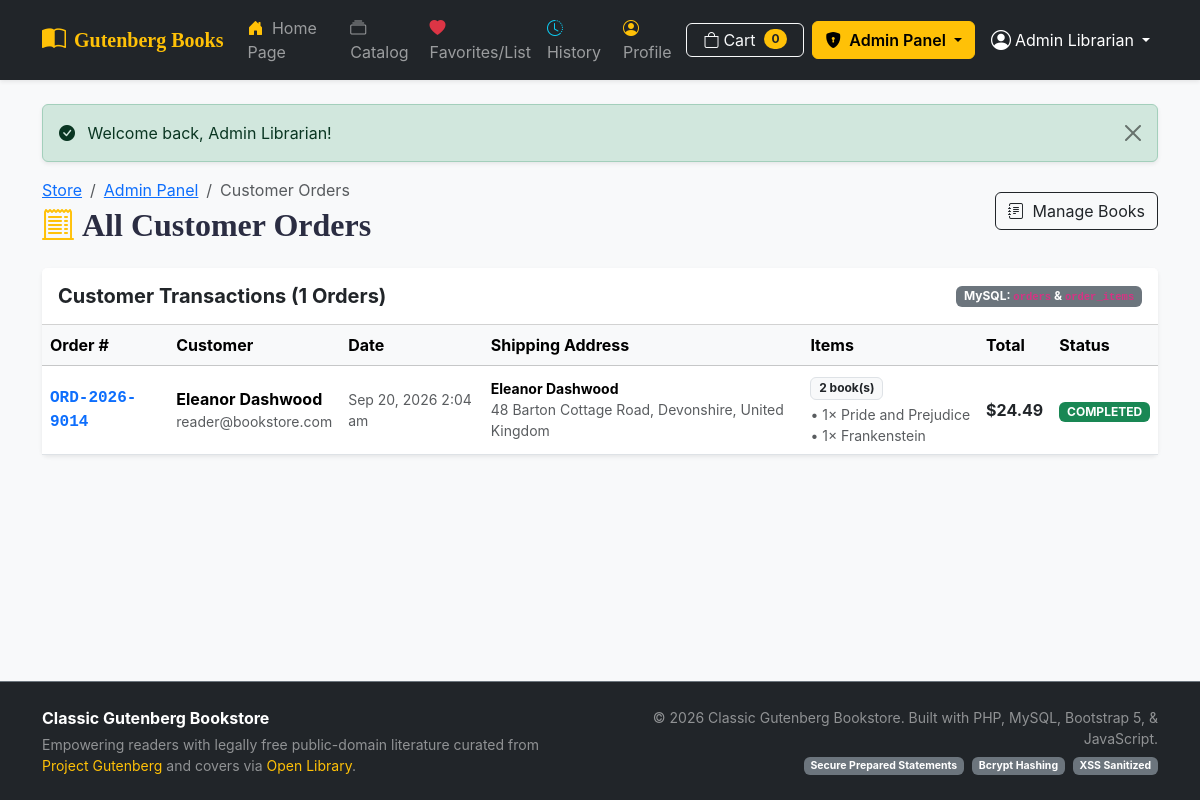
The app's page /admin/orders.php (signed in) with its own data.
### tables this page shows
CREATE TABLE `orders` (
  `id` INT UNSIGNED AUTO_INCREMENT PRIMARY KEY,
  `user_id` INT UNSIGNED NOT NULL,
  `order_number` VARCHAR(32) NOT NULL UNIQUE,
  `total_amount` DECIMAL(10, 2) NOT NULL,
  `shipping_name` VARCHAR(100) NOT NULL,
  `shipping_address` VARCHAR(255) NOT NULL,
  `shipping_city` VARCHAR(100) NOT NULL,
  `shipping_country` VARCHAR(100) NOT NULL,
  `payment_method` VARCHAR(50) NOT NULL DEFAULT 'Credit Card / Digital Payment',
  `status` ENUM('pending', 'processing', 'completed', 'cancelled') NOT NULL DEFAULT 'completed',
  `created_at` TIMESTAMP DEFAULT CURRENT_TIMESTAMP,
  `updated_at` TIMESTAMP DEFAULT CURRENT_TIMESTAMP ON UPDATE CURRENT_TIMESTAMP,
  FOREIGN KEY (`user_id`) REFERENCES `users` (`id`) ON DELETE CASCADE,
  INDEX `idx_orders_user` (`user_id`),
  INDEX `idx_orders_created` (`created_at`)
);

CREATE TABLE `users` (
  `id` INT UNSIGNED AUTO_INCREMENT PRIMARY KEY,
  `name` VARCHAR(100) NOT NULL,
  `email` VARCHAR(191) NOT NULL UNIQUE,
  `password` VARCHAR(255) NOT NULL,
  `role` ENUM('user', 'admin') NOT NULL DEFAULT 'user',
  `created_at` TIMESTAMP DEFAULT CURRENT_TIMESTAMP,
  `updated_at` TIMESTAMP DEFAULT CURRENT_TIMESTAMP ON UPDATE CURRENT_TIMESTAMP,
  INDEX `idx_users_email` (`email`)
);

CREATE TABLE `order_items` (
  `id` INT UNSIGNED AUTO_INCREMENT PRIMARY KEY,
  `order_id` INT UNSIGNED NOT NULL,
  `book_id` INT UNSIGNED NOT NULL,
  `title` VARCHAR(255) NOT NULL,
  `author` VARCHAR(150) NOT NULL,
  `price` DECIMAL(10, 2) NOT NULL,
  `quantity` INT UNSIGNED NOT NULL DEFAULT 1,
  `subtotal` DECIMAL(10, 2) NOT NULL,
  FOREIGN KEY (`order_id`) REFERENCES `orders` (`id`) ON DELETE CASCADE,
  FOREIGN KEY (`book_id`) REFERENCES `books` (`id`) ON DELETE RESTRICT,
  INDEX `idx_order_items_order` (`order_id`),
  INDEX `idx_order_items_book` (`book_id`)
);

### includes/auth_middleware.php (called while the page is built, shortened)
<?php
function e($string) {
    return htmlspecialchars((string)$string, ENT_QUOTES, 'UTF-8');
}

### admin/orders.php (the view, shortened to what this page needs)
<?php
require_once __DIR__ . '/../config/db.php';
require_once __DIR__ . '/../includes/auth_middleware.php';
try {
    $stmt = $pdo->query("
        SELECT o.*, u.name as customer_name, u.email as customer_email
        FROM orders o
        JOIN users u ON o.user_id = u.id
        ORDER BY o.created_at DESC
    ");
    $orders = $stmt->fetchAll();
    $item_stmt = $pdo->prepare("SELECT * FROM order_items WHERE order_id = :order_id");
    $orders_with_items = [];
    foreach ($orders as $ord) {
        $item_stmt->execute([':order_id' => $ord['id']]);
        $ord['items'] = $item_stmt->fetchAll();
        $orders_with_items[] = $ord;
    }
} catch (PDOException $e) {
    $orders_with_items = [];
    $error = "Error fetching orders: " . $e->getMessage();
}
require_once __DIR__ . '/../includes/header.php';
?>
<div class="d-flex justify-content-between align-items-center mb-4 flex-wrap gap-2">
    <div>
        <nav aria-label="breadcrumb">
            <ol class="breadcrumb mb-1">
                <li class="breadcrumb-item"><a href="/php_bookstore/index.php">Store</a></li>
                <li class="breadcrumb-item"><a href="/php_bookstore/admin/books.php">Admin Panel</a></li>
                <li class="breadcrumb-item active">Customer Orders</li>
            </ol>
        </nav>
        <h2 class="fw-bold mb-0"><i class="bi bi-receipt-cutoff text-warning me-2"></i>All Customer Orders</h2>
    </div>
    <div>
        <a href="/php_bookstore/admin/books.php" class="btn btn-outline-dark">
            <i class="bi bi-journal-text me-1"></i> Manage Books
        </a>
    </div>
</div>
<div class="card border-0 shadow-sm">
    <div class="card-header bg-white py-3 d-flex justify-content-between align-items-center">
        <h5 class="mb-0 fw-bold">Customer Transactions (<?= count($orders_with_items) ?> Orders)</h5>
        <span class="badge bg-secondary">MySQL: <code>orders</code> &amp; <code>order_items</code></span>
    </div>
    <div class="card-body p-0">
        <?php if (empty($orders_with_items)): ?>
            <div class="text-center py-5 text-muted">
                <i class="bi bi-inbox fs-1 d-block mb-2"></i>
                No customer orders found in the database.
            </div>
        <?php else: ?>
            <div class="table-responsive">
                <table class="table table-hover align-middle mb-0">
                    <thead class="table-light">
                        <tr>
                            <th>Order #</th>
                            <th>Customer</th>
                            <th>Date</th>
                            <th>Shipping Address</th>
                            <th>Items</th>
                            <th>Total</th>
                            <th>Status</th>
                        </tr>
                    </thead>
                    <tbody>
                        <?php foreach ($orders_with_items as $ord): ?>
                            <tr>
                                <td class="fw-bold font-monospace text-primary"><?= e($ord['order_number']) ?></td>
                                <td>
                                    <strong><?= e($ord['customer_name']) ?></strong>
                                    <div class="text-muted small"><?= e($ord['customer_email']) ?></div>
                                </td>
                                <td class="small text-muted">
                                    <?= date('M j, Y g:i a', strtotime($ord['created_at'])) ?>
                                </td>
                                <td class="small">
                                    <div><strong><?= e($ord['shipping_name']) ?></strong></div>
                                    <div class="text-muted"><?= e($ord['shipping_address']) ?>, <?= e($ord['shipping_city']) ?>, <?= e($ord['shipping_country']) ?></div>
                                </td>
                                <td>
                                    <span class="badge bg-light text-dark border">
                                        <?= count($ord['items']) ?> book(s)
                                    </span>
                                    <ul class="list-unstyled mb-0 small mt-1 text-muted" style="max-width: 250px;">
                                        <?php foreach ($ord['items'] as $it): ?>
                                            <li class="text-truncate" title="<?= e($it['title']) ?>">
                                                &bull; <?= $it['quantity'] ?>&times; <?= e($it['title']) ?>
                                            </li>
                                        <?php endforeach; ?>
                                    </ul>
                                </td>
                                <td class="fw-bold text-dark fs-6">
                                    $<?= number_format($ord['total_amount'], 2) ?>
                                </td>
                                <td>
                                    <span class="badge bg-success text-uppercase"><?= e($ord['status']) ?></span>
                                </td>
                            </tr>
                        <?php endforeach; ?>
                    </tbody>
                </table>
            </div>
        <?php endif; ?>
    </div>
</div>
<?php require_once __DIR__ . '/../includes/footer.php'; ?>

### assets/css/style.css (style rules this page uses)
:root { --book-cover-height: 280px; }
body { font-family: 'Plus Jakarta Sans', -apple-system, BlinkMacSystemFont, "Segoe UI", Roboto, sans-serif; color: #2b2d42; }
h1, h2, h3, .card-title, .navbar-brand { font-family: 'Playfair Display', Georgia, serif; }

### records on screen
orders: order_number "ORD-2026-9014", user.name "Eleanor Dashwood", user.email "reader@bookstore.com", created_at "Sep 20, 2026 2:04 am", shipping_name "Eleanor Dashwood", shipping_address "48 Barton Cottage Road", shipping_city "Devonshire", shipping_country "United Kingdom", count($ord['items']) "2", total_amount "24.49", status "COMPLETED"
order_items: quantity "1", title "Pride and Prejudice"
order_items: quantity "1", title "Frankenstein"

### other values on screen
$cart_count "0"
$_SESSION['user_name'] "Admin Librarian"
$_SESSION['flash_success'] "Welcome back, Admin Librarian!"
count($orders_with_items) "1"
